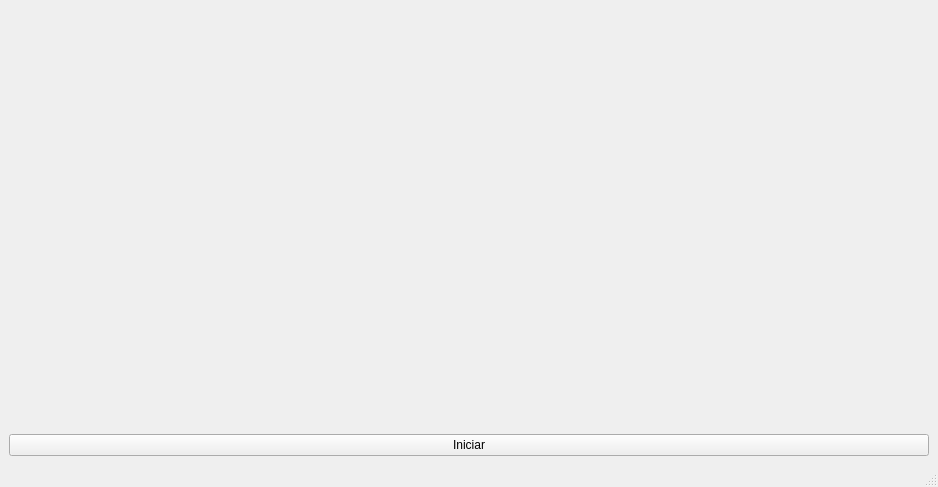
<?xml version="1.0" encoding="UTF-8"?>
<ui version="4.0">
 <class>MainWindow</class>
 <widget class="QMainWindow" name="MainWindow">
  <property name="geometry">
   <rect>
    <x>0</x>
    <y>0</y>
    <width>938</width>
    <height>487</height>
   </rect>
  </property>
  <property name="windowTitle">
   <string>title</string>
  </property>
  <widget class="QWidget" name="centralwidget">
   <layout class="QGridLayout" name="gridLayout">
    <item row="1" column="0">
     <widget class="QwtPlot" name="qwtPlot">
      <property name="frameShape">
       <enum>QFrame::NoFrame</enum>
      </property>
     </widget>
    </item>
    <item row="2" column="0">
     <widget class="QPushButton" name="pushButton_iniciar">
      <property name="text">
       <string>Iniciar</string>
      </property>
      <property name="checkable">
       <bool>true</bool>
      </property>
      <property name="checked">
       <bool>false</bool>
      </property>
      <property name="autoDefault">
       <bool>false</bool>
      </property>
      <property name="default">
       <bool>false</bool>
      </property>
     </widget>
    </item>
   </layout>
  </widget>
  <widget class="QStatusBar" name="statusBar"/>
 </widget>
 <customwidgets>
  <customwidget>
   <class>QwtPlot</class>
   <extends>QFrame</extends>
   <header>qwt_plot.h</header>
  </customwidget>
 </customwidgets>
 <resources/>
 <connections/>
</ui>
